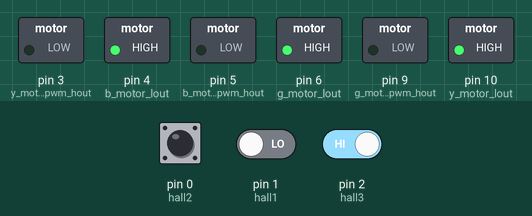
This sketch was run on a simulated Arduino Uno, built with avr-gcc and run on an emulated ATmega328P. Shown: switched loads named in the sketch (green lamp = pin HIGH). Inputs (shaded band) come from the test bench; at power-on: pin 2 (hall3) HIGH, pin 0 (hall2) HIGH, pin 1 (hall1) LOW.

Above: at 1.2 s.
1.3 s: pin 2 (hall3) driven LOW
At 1.8 s:
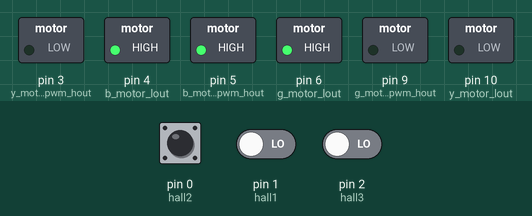
2.8 s: pin 2 (hall3) driven HIGH
At 4.2 s:
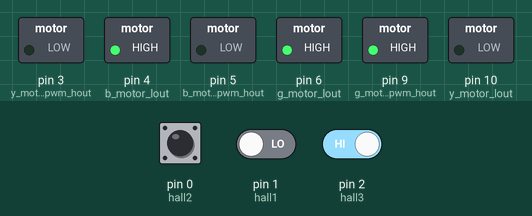
Timing chart, 0 to 5.8 s (numbered marks = the images above; inputs shaded):
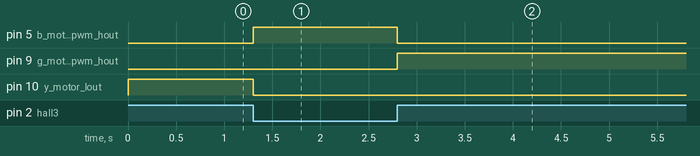

Measured:
- after the input at 1.3 s, pin 5 (b_motor_pwm_hout): LOW → HIGH at once; pin 10 (y_motor_lout): HIGH → LOW at once
- after the input at 2.8 s, pin 5 (b_motor_pwm_hout): HIGH → LOW at once; pin 9 (g_motor_pwm_hout): LOW → HIGH at once

The sketch:

arduino-sensored-bldc.ino
```cpp
#define hall1 1 //Int3
#define hall2 0 //Int2
#define hall3 2 //Int1
int stepstate;
bool hall1state;
bool hall2state;
bool hall3state;


void ExInt3() {
  hall1state = digitalRead(hall1);
  NextStep();
}

void ExInt2() {
  hall2state = digitalRead(hall2);
  NextStep();
}

void ExInt1() {
  hall3state = digitalRead(hall3);
  NextStep();
}

const int y_motor_lout = 10;
const int y_motor_pwm_hout = 3;
const int b_motor_lout = 4;
const int b_motor_pwm_hout = 5;
const int g_motor_lout = 6;
const int g_motor_pwm_hout = 9;


void NextStep() {
  if ((hall1state == 1) && (hall2state == 0) && (hall3state == 0)) {
    stepstate = 1;
  }
  if ((hall1state == 1) && (hall2state == 0) && (hall3state == 1)) {
    stepstate = 2;
  }
  if ((hall1state == 0) && (hall2state == 0) && (hall3state == 1)) {
    stepstate = 3;
  }
  if ((hall1state == 0) && (hall2state == 1) && (hall3state == 1)) {
    stepstate = 4;
  }
  if ((hall1state == 0) && (hall2state == 1) && (hall3state == 0)) {
    stepstate = 5;
  }
  if ((hall1state == 1) && (hall2state == 1) && (hall3state == 0)) {
    stepstate = 6;
  }
}

void setup()
{
  pinMode(y_motor_lout, OUTPUT);
  pinMode(y_motor_pwm_hout, OUTPUT);
  pinMode(b_motor_lout, OUTPUT);
  pinMode(b_motor_pwm_hout, OUTPUT);
  pinMode(g_motor_lout, OUTPUT);
  pinMode(g_motor_pwm_hout, OUTPUT);

  //half bridge driver, hi part is active high
  // lo part is active low
  digitalWrite(y_motor_pwm_hout, LOW);//set motor to stop
  digitalWrite(b_motor_pwm_hout, LOW);
  digitalWrite(g_motor_pwm_hout, LOW);

  digitalWrite(y_motor_lout, HIGH);
  digitalWrite(b_motor_lout, HIGH);
  digitalWrite(g_motor_lout, HIGH);

  attachInterrupt(digitalPinToInterrupt(1), ExInt3, CHANGE);
  attachInterrupt(digitalPinToInterrupt(0), ExInt2, CHANGE);
  attachInterrupt(digitalPinToInterrupt(2), ExInt1, CHANGE);

  hall1state = digitalRead(hall1);
  hall2state = digitalRead(hall2);
  hall3state = digitalRead(hall3);
}

void loop() {
    switch (stepstate) {
    case 1:
    digitalWrite(y_motor_pwm_hout, HIGH);
    digitalWrite(b_motor_pwm_hout, LOW);
    digitalWrite(g_motor_pwm_hout, LOW);
    digitalWrite(y_motor_lout, HIGH);
    digitalWrite(b_motor_lout, HIGH);
    digitalWrite(g_motor_lout, LOW);
      break;
    case 2:
    digitalWrite(y_motor_pwm_hout, HIGH);
    digitalWrite(b_motor_pwm_hout, LOW);
    digitalWrite(g_motor_pwm_hout, LOW);
    digitalWrite(y_motor_lout, HIGH);
    digitalWrite(b_motor_lout, LOW);
    digitalWrite(g_motor_lout, HIGH);
      break;
    case 3:
    digitalWrite(y_motor_pwm_hout, LOW);
    digitalWrite(b_motor_pwm_hout, LOW);
    digitalWrite(g_motor_pwm_hout, HIGH);
    digitalWrite(y_motor_lout, HIGH);
    digitalWrite(b_motor_lout, LOW);
    digitalWrite(g_motor_lout, HIGH);
      break;
    case 4:
    digitalWrite(y_motor_pwm_hout, LOW);
    digitalWrite(b_motor_pwm_hout, LOW);
    digitalWrite(g_motor_pwm_hout, HIGH);
    digitalWrite(y_motor_lout, LOW);
    digitalWrite(b_motor_lout, HIGH);
    digitalWrite(g_motor_lout, HIGH);
      break;
    case 5:
    digitalWrite(y_motor_pwm_hout, LOW);
    digitalWrite(b_motor_pwm_hout, HIGH);
    digitalWrite(g_motor_pwm_hout, LOW);
    digitalWrite(y_motor_lout, LOW);
    digitalWrite(b_motor_lout, HIGH);
    digitalWrite(g_motor_lout, HIGH);
      break;
    case 6:
    digitalWrite(y_motor_pwm_hout, LOW);
    digitalWrite(b_motor_pwm_hout, HIGH);
    digitalWrite(g_motor_pwm_hout, LOW);
    digitalWrite(y_motor_lout, HIGH);
    digitalWrite(b_motor_lout, HIGH);
    digitalWrite(g_motor_lout, LOW);
      break;
  }
}
```
